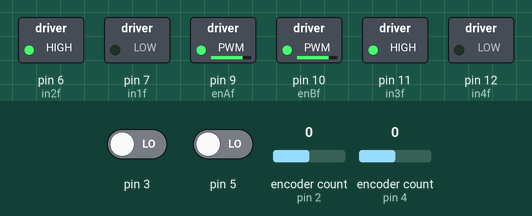
This sketch was run on a simulated Arduino Uno, built with avr-gcc and run on an emulated ATmega328P. On the bench: switched loads named in the sketch (green lamp = pin HIGH). Inputs (shaded band) come from the test bench; at power-on: encoder count (sensors on pin 2, pin 4) 0, pin 3 LOW, pin 5 LOW. What the sketch prints to the serial monitor is not drawn.

Above: at 1.2 s.
1.3 s: encoder count (sensor on pin 2) set to 1
4.3 s: encoder count (sensor on pin 2) set to 2
Timing chart, 0 to 7.3 s (numbered marks = the images above; inputs shaded):
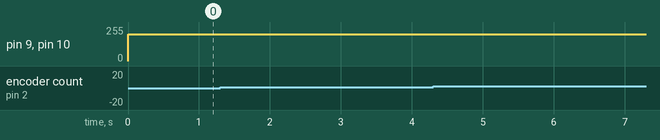

Measured:
- after the input at 1.3 s, every drawn part: stays the same
- after the input at 4.3 s, every drawn part: stays the same

The sketch:

READ-ENC-TRY.ino
```cpp
/*
    Rotary Encoder - Polling Example

    The circuit:
    * encoder pin A to Arduino pin 2
    * encoder pin B to Arduino pin 3
    * encoder ground pin to ground (GND)

*/

#include <Rotary.h>

#define enAf 9
#define in1f 7
#define in2f 6
#define enBf 10
#define in3f 11
#define in4f 12

volatile long encoder0Pos=5800;
volatile long encoder1Pos=5800;
long newposition;
long oldposition = 0;
unsigned long newtime;
unsigned long oldtime = 0;
float vel;
float pos;

Rotary r = Rotary(2, 3);
Rotary r1 = Rotary(4, 5);

void setup() {

  pinMode(enAf, OUTPUT);
  pinMode(in1f, OUTPUT);
  pinMode(in2f, OUTPUT);
  pinMode(enBf, OUTPUT);
  pinMode(in3f, OUTPUT);
  pinMode(in4f, OUTPUT);

  digitalWrite(in2f, HIGH);
  digitalWrite(in1f, LOW);
  digitalWrite(in3f, HIGH);
  digitalWrite(in4f, LOW);

  Serial.begin(9600);
  r.begin();
  PCICR |= (1 << PCIE2) | (1 << PCIE1);
  PCMSK2 |= (1 << PCINT18) | (1 << PCINT19) | (1 << PCINT20) | (1 << PCINT21);
  sei();
}

void loop() {
  long newpos0 = encoder0Pos;
  long newpos1 = encoder1Pos;

//  float delta_pos = ((float)(newposition-oldposition);
  if (newpos0 > 0){
    digitalWrite(in2f, HIGH);
    digitalWrite(in1f, LOW);
    analogWrite(enAf, 200); // Send PWM signal to L298N Enable pin
    Serial.println("enc0: ");
    Serial.println(newpos0);
}
  else
  {
    analogWrite(enAf, 0); // Send PWM signal to L298N Enable pin
    Serial.println("enc0: ");
    Serial.println(newpos0);
  }

  if (newpos1 > 0){
    digitalWrite(in3f, HIGH);
    digitalWrite(in4f, LOW);
    analogWrite(enBf, 200); // Send PWM signal to L298N Enable pin
    Serial.println("enc1: ");
    Serial.println(newpos1);
}
  else
  {
    analogWrite(enBf, 0); // Send PWM signal to L298N Enable pin
    Serial.println("enc1: ");
    Serial.println(encoder1Pos);
  }

//  while (encoder0Pos > 0){
//    digitalWrite(in2f, LOW);
//    digitalWrite(in1f, HIGH);
//    analogWrite(enAf, 100); // Send PWM signal to L298N Enable pin
//    Serial.println(encoder0Pos);
//  }

//    unsigned char result = r.process();
//  if (result) {
//    Serial.println(result == DIR_CW ? "Right" : "Left");
//  }
}

ISR(PCINT2_vect) {
  unsigned char result = r.process();
  unsigned char result1 = r1.process();
  if (result == DIR_NONE) {
    // do nothing
  }
  else if (result == DIR_CW) {
    Serial.println("ClockWise");
    encoder0Pos++;
  }
  else if (result == DIR_CCW) {
    Serial.println("CounterClockWise");
    encoder0Pos--;
  }
  if (result1 == DIR_NONE) {
    // do nothing
  }
  else if (result1 == DIR_CW) {
//    Serial.println("ClockWise");
    encoder1Pos++;
  }
  else if (result1 == DIR_CCW) {
//    Serial.println("CounterClockWise");
    encoder1Pos--;
  }
}
```
